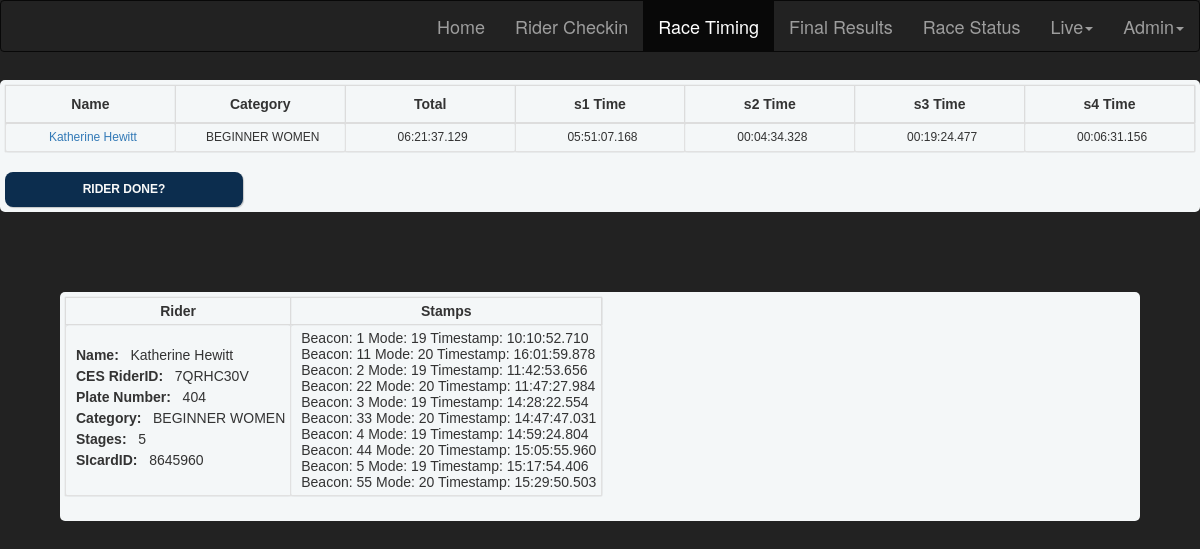
/livetimingreview.php, run on the app's committed database.
### tables this page shows
CREATE TABLE `raceresults` (
  `id` int(32) unsigned NOT NULL AUTO_INCREMENT,
  `plate` int(10) unsigned NOT NULL,
  `sicard_id` int(10) DEFAULT NULL,
  `name` varchar(128) DEFAULT NULL,
  `riderid` char(8) DEFAULT NULL,
  `raceid` int(32) DEFAULT NULL,
  `category` varchar(32) DEFAULT NULL,
  `place` int(11) DEFAULT NULL,
  `total` varchar(14) DEFAULT NULL,
  `ttotal` float(14,3) DEFAULT NULL,
  `penalty` varchar(32) DEFAULT NULL,
  `tpenalty` int(11) DEFAULT NULL,
  `stages` int(11) DEFAULT NULL,
  `ranktotal` float(14,3) DEFAULT NULL,
  `s1` varchar(14) NOT NULL DEFAULT '',
  `s2` varchar(14) NOT NULL DEFAULT '',
  `s3` varchar(14) NOT NULL DEFAULT '',
  `s4` varchar(14) NOT NULL DEFAULT '',
  `s5` varchar(14) NOT NULL DEFAULT '',
  `s6` varchar(14) NOT NULL DEFAULT '',
  `s7` varchar(14) NOT NULL DEFAULT '',
  `s8` varchar(14) NOT NULL DEFAULT '',
  `s9` varchar(14) NOT NULL DEFAULT '',
  `s10` varchar(14) NOT NULL DEFAULT '',
  `s11` varchar(14) NOT NULL DEFAULT '',
  `s12` varchar(14) NOT NULL DEFAULT '',
  `dnf` char(1) DEFAULT NULL,
  `dq` char(1) DEFAULT NULL,
  `last_modified` timestamp NOT NULL DEFAULT CURRENT_TIMESTAMP ON UPDATE CURRENT_TIMESTAMP,
  `t1` float(14,3) DEFAULT NULL,
  `t101` float(14,3) DEFAULT NULL,
  `t2` float(14,3) DEFAULT NULL,
  `t102` float(14,3) DEFAULT NULL,
  `t3` float(14,3) DEFAULT NULL,
  `t103` float(14,3) DEFAULT NULL,
  `t4` float(14,3) DEFAULT NULL,
  `t104` float(14,3) DEFAULT NULL,
  `t5` float(14,3) DEFAULT NULL,
  `t105` float(14,3) DEFAULT NULL,
  `t6` float(14,3) DEFAULT NULL,
  `t106` float(14,3) DEFAULT NULL,
  `t7` float(14,3) DEFAULT NULL,
  `t107` float(14,3) DEFAULT NULL,
  `t8` float(14,3) DEFAULT NULL,
  `t108` float(14,3) DEFAULT NULL,
  `t9` float(14,3) DEFAULT NULL,
  `t109` float(14,3) DEFAULT NULL,
  `t10` float(14,3) DEFAULT NULL,
  `t110` float(14,3) DEFAULT NULL,
  `t11` float(14,3) DEFAULT NULL,
  `t111` float(14,3) DEFAULT NULL,
  `t12` float(14,3) DEFAULT NULL,
  `t112` float(14,3) DEFAULT NULL,
  PRIMARY KEY (`id`)
);

CREATE TABLE `categories` (
  `id` int(11) unsigned NOT NULL AUTO_INCREMENT,
  `raceid` int(32) DEFAULT NULL,
  `name` varchar(32) NOT NULL DEFAULT '',
  `sortorder` int(8) DEFAULT NULL,
  `cat` enum('Pro','Expert','Sport','Beginner') DEFAULT NULL,
  `gender` enum('M','F') DEFAULT NULL,
  `stages` int(11) DEFAULT NULL,
  `starttime` datetime DEFAULT NULL,
  `s1` int(1) NOT NULL DEFAULT '1',
  `s2` int(1) NOT NULL DEFAULT '1',
  `s3` int(1) NOT NULL DEFAULT '1',
  `s4` int(1) NOT NULL DEFAULT '1',
  `s5` int(1) NOT NULL DEFAULT '1',
  `s6` int(1) NOT NULL DEFAULT '1',
  `s7` int(1) NOT NULL DEFAULT '1',
  `s8` int(1) NOT NULL DEFAULT '1',
  `s9` int(1) NOT NULL DEFAULT '1',
  `s10` int(1) NOT NULL DEFAULT '1',
  `s11` int(1) NOT NULL DEFAULT '1',
  `s12` int(1) NOT NULL DEFAULT '1',
  PRIMARY KEY (`id`)
);

### livetimingreview.php (the view, shortened to what this page needs)
<?php
$category = "Not Found";
$Stages = ['s1','s2','s3','s4','s5','s6','s7','s8','s9','s10','s11','s12'];
$query = "SELECT * FROM categories ORDER BY sortorder DESC ";
$categories = mysql_query($query);
while ( $row = mysql_fetch_array($categories) )
{
    $name = $row['name'];
    $stages = $row['stages'];
    $catStages[$name] = $stages;
}
$query = "SELECT * FROM stamps ORDER BY last_modification DESC LIMIT 1";
$response=mysql_query($query);
$row = mysql_fetch_array($response);
$sicard_id = $row['stamp_card_id'];
$query = "SELECT * FROM siacriderid WHERE sicard_id=$sicard_id";
$response=mysql_query($query);
$count=mysql_num_rows($response);
if ($count != 0) {
    $row = mysql_fetch_array($response);
    $riderid = $row['riderid'];
    $saic_returned = $row['saic_returned'];
    $query = "SELECT * FROM raceresults WHERE riderid='$riderid' ";
    $response=mysql_query($query);
    $rider = mysql_fetch_array($response);
    $category = $rider['category'];
    $query = "SELECT * FROM stamps WHERE stamp_card_id='$sicard_id' AND stamp_control_mode IN (2,3,4,18,19,20) GROUP BY stamp_control_code, stamp_punch_datetime ORDER BY id_stamp";
    $stamps=mysql_query($query);
}
?>
<html>
    <head>
        <link rel="stylesheet" href="libraries/bootstrap/3.3.6/css/bootstrap.min.css">
        <link rel="stylesheet" href="raceresults.css" type="text/css" />
    </head>
    <body>
    	<?php include 'menu.php'; ?>
		<div id="results">
            <form method="post">
                <table class="order-table table" >
                    <thead>
                        <tr><th style="font-size:14px;"><center>Name</th>
                            <th style="font-size:14px;"><center>Category</th>
                            <th style="font-size:14px;"><center>Total</th>
                            <?php
                            for ($i = 0; $i < $catStages[$category]; $i++) {
                                echo '<th style="font-size:14px;"><center>'.$Stages[$i].' Time</th>';
                            }
                            ?>
                        </tr>
                    </thead>
                    <tbody >
                        <?php
                            echo '<tr>';
                            echo '<td style="font-size:12px;"><a href="correct_time.php?sicard_id='.$rider['sicard_id'].'">'.$rider['name'].'</a></td>';
                            echo '<td style="font-size:12px;">'.$rider['category'].'</td>';
                            echo '<td style="font-size:12px;">'.$rider['total'].'</td>';
                            for ($i = 0; $i < $catStages[$category]; $i++) {
                                echo '<td style="font-size:12px;">'.$rider[$Stages[$i]].'</td>';
                            }
                            echo '</tr>';
                        ?>
                    </tbody>
                </table>
                <?php
                    if ($saic_returned=='Yes') {
                        echo '<button id="btn-chip" name="btn-chip"  style="font-size:12px;" >Chip Returned</button>';
                    } else {
                        echo '<button id="btn-chip" name="btn-chip"  style="font-size:12px;" >Rider Done?</button>';
                    }
                ?>
            </form>
            <form method="post" style="width: 500px;">
                <table>
                    <thead>
                        <tr><th style="font-size:14px;"><center>Rider</th>
                            <th style="font-size:14px;"><center>Stamps</th>
                        </tr>
                    </thead>
                    <tr>
                        <td style="text-align:left;font-size:14px;">
                            <label for="name">Name: &nbsp; </label>
                            <?php echo $rider['name']; ?>
                            <label for="riderid">CES RiderID: &nbsp; </label>
                            <?php echo $rider['riderid']; ?>
                            <label for="plate">Plate Number: &nbsp; </label>
                            <?php echo $rider['plate']; ?>
                            <label for="category">Category: &nbsp; </label>
                            <?php echo $rider['category']; ?>
                            <label for="stages">Stages: &nbsp; </label>
                            <?php echo $stages; ?>
                            <label for="sicard_id">SIcardID: &nbsp; </label>
                            <?php echo $sicard_id; ?>
                        </td>
                        <td style="text-align:left;font-size:14px;">
                            <?php
                                while ( $row = mysql_fetch_array($stamps) )
                                {
                                    $ts = explode(" ",$row['stamp_punch_datetime']);
                                    $ms = str_pad ($row['stamp_punch_ms'], 3,$pad_string = "0",$pad_type = STR_PAD_LEFT);
                                    echo 'Beacon: '.$row['stamp_control_code'].' Mode: '.$row['stamp_control_mode'].' Timestamp: '.$ts[1].'.'.$ms.'</br>';
                                }
                            ?>
                        </td>
                </table>
            </form>
        </div>
    </body>
</html>

### raceresults.css (style rules this page uses)
* { margin:0; padding:0; }
body { min-width: 900px; background-size: 100%; background-position: 0px 50px; background-attachment: fixed; background-repeat: no-repeat; background-color: #222; background-size: cover; }
#results form { min-width: 1080px; margin: 80px auto; padding: 5px 5px 5px 5px; background: #f4f7f8; border-radius: 5px; }
#results table, th, td { border:solid #dcdcdc 1px; border-collapse: collapse; padding:5px; box-shadow: 0px 0px 1px rgba(0,0,0,0.2); font-family:Verdana, Geneva, sans-serif; font-size:11px; text-align: center; }
#results td { width:160px; padding:5px; white-space: nowrap; text-align: center; border:solid #e1e1e1 1px; border-radius:3px; padding-left:10px; font-family:Verdana, Geneva, sans-serif; font-size:11px; }
#results button { width:20%; height:35px; border:0px; background:rgba(12,45,78,11); background:-moz-linear-gradient(top, #595959 , #515151); border-radius:8px; box-shadow: 1px 1px 1px rgba(1,0,0,0.2); color:#f9f9f9; font-family:Verdana, Geneva, sans-serif; font-size:18px; font-weight:bolder; text-transform:uppercase; }

### data on the page
raceresults: name "Katherine Hewitt", category "BEGINNER WOMEN", total "06:21:37.129", s1 "05:51:07.168", s2 "00:04:34.328", s3 "00:19:24.477", s4 "00:06:31.156", riderid "7QRHC30V", plate "404"
categories: stages "5"

### other printed values
$Stages[$i] "s1"
$Stages[$i] "s2"
$Stages[$i] "s3"
$Stages[$i] "s4"
$sicard_id "8645960"
$row['stamp_control_code'] "1"
$row['stamp_control_mode'] "19"
$ts[1] "10:10:52"
$ms "710"
$row['stamp_control_code'] "11"
$row['stamp_control_mode'] "20"
$ts[1] "16:01:59"
$ms "878"
$row['stamp_control_code'] "2"
$ts[1] "11:42:53"
